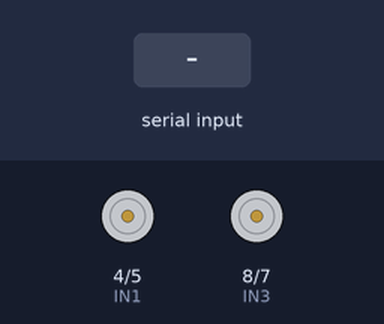
Simulated run of this sketch. Board: Arduino Uno, built with avr-gcc and run on an emulated ATmega328P. Parts: motor-driver pin pairs drawn as motors (green arrow = first pin HIGH = forward, orange = second pin HIGH = backward, longer = more drive, scaled by the enable pin). The test bench sets the inputs (shaded band).

Above: at 1.2 s.
1.3 s: "R" received over the second serial link
At 2.5 s:
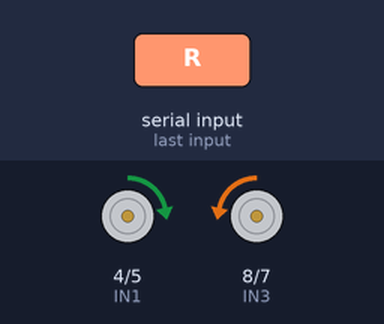
2.8 s: "q" received over the second serial link
At 3.9 s:
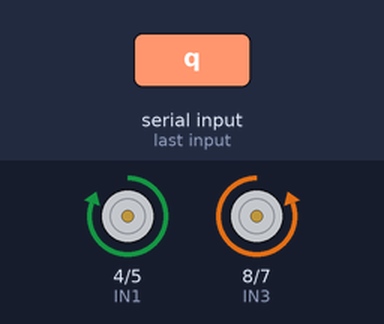
4.3 s: "S" received over the second serial link
At 5.0 s:
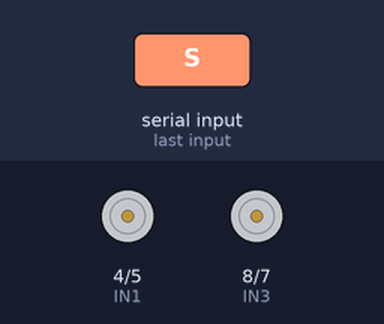
5.8 s: "90,45\n" received over the second serial link
7.3 s: "30,150\n" received over the second serial link
8.8 s: "F90\n" received over the second serial link
Timing chart, 0 to 11.3 s (numbered marks = the images above; inputs shaded):
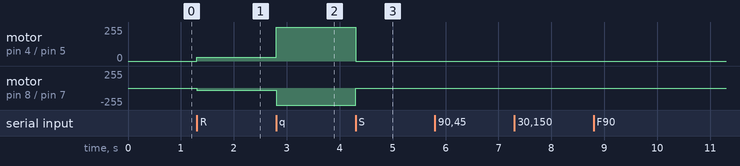

Measured:
- after the input at 1.3 s, motor on pin 4 (IN1) / pin 5 (IN2): stopped → forward 30/255 at once; motor on pin 8 (IN3) / pin 7 (IN4): stopped → backward 30/255 at once
- after the input at 2.8 s, motor on pin 4 (IN1) / pin 5 (IN2): forward 30/255 → forward 255/255 at once; motor on pin 8 (IN3) / pin 7 (IN4): backward 30/255 → backward 255/255 at once
- after the input at 4.3 s, motor on pin 4 (IN1) / pin 5 (IN2): forward 255/255 → stopped at once; motor on pin 8 (IN3) / pin 7 (IN4): backward 255/255 → stopped at once

The sketch:

robot.ino
```cpp
#include <SoftwareSerial.h>

SoftwareSerial bluetooth(0, 1); // RX, TX Arduino

char bl = ' ';

// H bridge pins
int ENA = 3;
int IN1 = 4;
int IN2 = 5;

int IN3 = 8;
int IN4 = 7;
int ENB = 6;

int vel = 30;
int vel_linha = 30;

// Reflectance Sensors pins
int sensor_left = 11;
int sensor_center = 10;
int sensor_right = 9;

int left_val, center_val, right_val;

/* Selects the control mode
false = Bluetooth control
true = Follower Line
*/
bool mode = false;

void setup()
{
    Serial.begin(9600);
    bluetooth.begin(9600);

    // Defines H bridge pins
    pinMode(IN1, OUTPUT);
    pinMode(IN2, OUTPUT);
    pinMode(IN3, OUTPUT);
    pinMode(IN4, OUTPUT);
    pinMode(ENA, OUTPUT);
    pinMode(ENB, OUTPUT);

    // Defines Reflectance Sensors pins
    pinMode(sensor_left, INPUT);
    pinMode(sensor_center, INPUT);
    pinMode(sensor_right, INPUT);

    setVel(vel);
}

void loop()
{
    // Reads the bluetooth data
    if (bluetooth.available() > 0)
    {
        bl = bluetooth.read();
    }


    if (bl == 'x' || bl == 'X')
    {
        mode = modeSelection(bl);
    }

    if (mode == false)
    {
        changesVel(bl);
        bluetoothControl(bl);
    }
    else if (mode == true)
    {
        follower();
    }
}

void follower()
{
    // Reads the sensors
    left_val = digitalRead(sensor_left);
    center_val = digitalRead(sensor_center);
    right_val = digitalRead(sensor_right);

    if ((left_val == 0) && (center_val == 1) && (right_val == 0))
    {
        setVel(vel_linha);
        forward();
    }
    else if ((left_val == 1) && (center_val == 0) && (right_val == 0))
    {
        setVel(1.5 * vel_linha);
        right();
    }
    else if ((left_val == 1) && (center_val == 1) && (right_val == 0))
    {
        setVel(1.5 * vel_linha);
        right();
    }
    else if ((left_val == 0) && (center_val == 0) && (right_val == 1))
    {
        setVel(1.5 * vel_linha);
        left();
    }
    else if ((left_val == 0) && (center_val == 1) && (right_val == 1))
    {
        setVel(1.5 * vel_linha);
        left();
    }
}

void bluetoothControl(char bl)
{
    if (bl == 'F')
    {
        forward();
    }

    else if (bl == 'B')
    {
        backward();
    }

    else if (bl == 'L')
    {
        left();
    }

    else if (bl == 'R')
    {
        right();
    }

    else if (bl == 'S')
    {
        stop();
    }
}

void forward()
{
    digitalWrite(IN1, HIGH);
    digitalWrite(IN2, LOW);
    digitalWrite(IN3, HIGH);
    digitalWrite(IN4, LOW);
}

void backward()
{
    digitalWrite(IN1, LOW);
    digitalWrite(IN2, HIGH);
    digitalWrite(IN3, LOW);
    digitalWrite(IN4, HIGH);
}

void left()
{
    digitalWrite(IN1, LOW);
    digitalWrite(IN2, HIGH);
    digitalWrite(IN3, HIGH);
    digitalWrite(IN4, LOW);
}

void right()
{
    digitalWrite(IN1, HIGH);
    digitalWrite(IN2, LOW);
    digitalWrite(IN3, LOW);
    digitalWrite(IN4, HIGH);
}

void backRight()
{
    digitalWrite(IN1, LOW);
    digitalWrite(IN2, HIGH);
    digitalWrite(IN3, LOW);
    digitalWrite(IN4, LOW);
}

void backLeft()
{
    digitalWrite(IN1, LOW);
    digitalWrite(IN2, LOW);
    digitalWrite(IN3, LOW);
    digitalWrite(IN4, HIGH);
}

void stop()
{
    digitalWrite(IN1, LOW);
    digitalWrite(IN2, LOW);
    digitalWrite(IN3, LOW);
    digitalWrite(IN4, LOW);
}

void changesVel(char letter)
{
    // Checks if the bluetooth command is changing the robot velocity
    if (isDigit(letter) == true || letter == 'q')
    {

        if (letter == 'q')
        {
            vel = 10;
        }
        else
        {
            vel = letter - '0';
        }
        vel = map(vel, 0, 10, 0, 255);
        setVel(vel);
    }
}

void setVel(int velocity)
{
    analogWrite(ENA, velocity);
    analogWrite(ENB, velocity);
}

bool modeSelection(char letter)
{
    // Selects Follower Line mode
    if (letter == 'X')
    {
        return true;
    }
    // Selects Bluetooth control
    else if (letter == 'x')
    {
        return false;
    }
}
```
